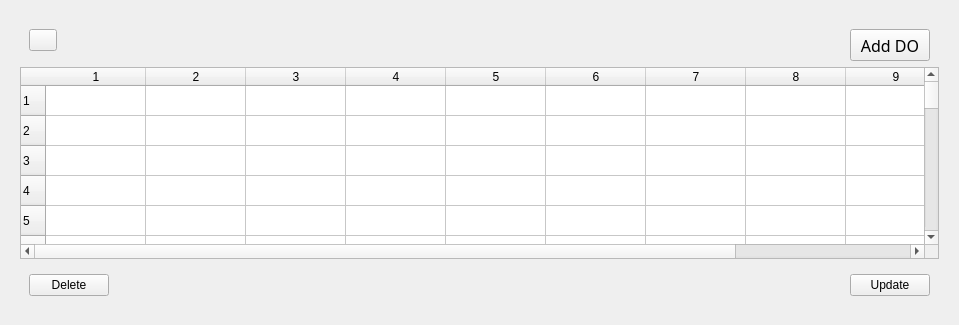
         <widget class="QWidget" name="make_do_menu">
          <layout class="QGridLayout" name="gridLayout_5">
           <item row="0" column="0">
            <widget class="QWidget" name="widget_11" native="true">
             <layout class="QVBoxLayout" name="verticalLayout_12">
              <item>
               <widget class="QWidget" name="header_2" native="true">
                <property name="sizePolicy">
                 <sizepolicy hsizetype="MinimumExpanding" vsizetype="Fixed">
                  <horstretch>0</horstretch>
                  <verstretch>0</verstretch>
                 </sizepolicy>
                </property>
                <property name="minimumSize">
                 <size>
                  <width>100</width>
                  <height>41</height>
                 </size>
                </property>
                <property name="maximumSize">
                 <size>
                  <width>16777215</width>
                  <height>41</height>
                 </size>
                </property>
                <layout class="QHBoxLayout" name="horizontalLayout_11">
                 <property name="spacing">
                  <number>10</number>
                 </property>
                 <item>
                  <widget class="QPushButton" name="refresh_btn_2">
                   <property name="sizePolicy">
                    <sizepolicy hsizetype="Fixed" vsizetype="Fixed">
                     <horstretch>0</horstretch>
                     <verstretch>0</verstretch>
                    </sizepolicy>
                   </property>
                   <property name="minimumSize">
                    <size>
                     <width>28</width>
                     <height>0</height>
                    </size>
                   </property>
                   <property name="maximumSize">
                    <size>
                     <width>28</width>
                     <height>16777215</height>
                    </size>
                   </property>
                   <property name="text">
                    <string/>
                   </property>
                   <property name="icon">
                    <iconset resource="resources.qrc">
                     <normaloff>:/Green/assets/icon/dark_green/refresh-ccw.svg</normaloff>:/Green/assets/icon/dark_green/refresh-ccw.svg</iconset>
                   </property>
                  </widget>
                 </item>
                 <item>
                  <spacer name="horizontalSpacer_13">
                   <property name="orientation">
                    <enum>Qt::Horizontal</enum>
                   </property>
                   <property name="sizeType">
                    <enum>QSizePolicy::Expanding</enum>
                   </property>
                   <property name="sizeHint" stdset="0">
                    <size>
                     <width>50</width>
                     <height>20</height>
                    </size>
                   </property>
                  </spacer>
                 </item>
                 <item>
                  <widget class="QPushButton" name="add_po_btn">
                   <property name="sizePolicy">
                    <sizepolicy hsizetype="Fixed" vsizetype="Fixed">
                     <horstretch>0</horstretch>
                     <verstretch>0</verstretch>
                    </sizepolicy>
                   </property>
                   <property name="minimumSize">
                    <size>
                     <width>32</width>
                     <height>32</height>
                    </size>
                   </property>
                   <property name="font">
                    <font>
                     <family>Montserrat</family>
                     <pointsize>12</pointsize>
                    </font>
                   </property>
                   <property name="text">
                    <string>Add DO</string>
                   </property>
                   <property name="icon">
                    <iconset resource="resources.qrc">
                     <normaloff>:/Green/assets/icon/dark_green/plus-square.svg</normaloff>:/Green/assets/icon/dark_green/plus-square.svg</iconset>
                   </property>
                   <property name="iconSize">
                    <size>
                     <width>24</width>
                     <height>24</height>
                    </size>
                   </property>
                   <property name="autoExclusive">
                    <bool>true</bool>
                   </property>
                  </widget>
                 </item>
                </layout>
               </widget>
              </item>
              <item>
               <widget class="QTableWidget" name="do_table">
                <property name="rowCount">
                 <number>500</number>
                </property>
                <property name="columnCount">
                 <number>10</number>
                </property>
                <row/>
                <row/>
                <row/>
                <row/>
                <row/>
                <row/>
                <row/>
                <row/>
                <row/>
                <row/>
                <row/>
                <row/>
                <row/>
                <row/>
                <row/>
                <row/>
                <row/>
                <row/>
                <row/>
                <row/>
                <row/>
                <row/>
                <row/>
                <row/>
                <row/>
                <row/>
                <row/>
                <row/>
                <row/>
                <row/>
                <row/>
                <row/>
                <row/>
                <row/>
                <row/>
                <row/>
                <row/>
                <row/>
                <row/>
                <row/>
                <row/>
                <row/>
                <row/>
                <row/>
                <row/>
                <row/>
                <row/>
                <row/>
                <row/>
                <row/>
                <row/>
                <row/>
                <row/>
                <row/>
                <row/>
                <row/>
                <row/>
                <row/>
                <row/>
                <row/>
                <row/>
                <row/>
                <row/>
                <row/>
                <row/>
                <row/>
                <row/>
                <row/>
                <row/>
                <row/>
                <row/>
                <row/>
                <row/>
                <row/>
                <row/>
                <row/>
                <row/>
                <row/>
                <row/>
                <row/>
                <row/>
                <row/>
                <row/>
                <row/>
                <row/>
                <row/>
                <row/>
                <row/>
                <row/>
                <row/>
                <row/>
                <row/>
                <row/>
                <row/>
                <row/>
                <row/>
                <row/>
                <row/>
                <row/>
                <row/>
                <row/>
                <row/>
                <row/>
                <row/>
                <row/>
                <row/>
                <row/>
                <row/>
                <row/>
                <row/>
                <row/>
                <row/>
                <row/>
                <row/>
                <row/>
                <row/>
                <row/>
                <row/>
                <row/>
                <row/>
                <row/>
                <row/>
                <row/>
                <row/>
                <row/>
                <row/>
                <row/>
                <row/>
                <row/>
                <row/>
                <row/>
                <row/>
                <row/>
                <row/>
                <row/>
                <row/>
                <row/>
                <row/>
                <row/>
                <row/>
                <row/>
                <row/>
                <row/>
                <row/>
                <row/>
                <row/>
                <row/>
                <row/>
                <row/>
                <row/>
                <row/>
                <row/>
                <row/>
                <row/>
                <row/>
                <row/>
                <row/>
                <row/>
                <row/>
                <row/>
                <row/>
                <row/>
                <row/>
                <row/>
                <row/>
                <row/>
                <row/>
                <row/>
                <row/>
                <row/>
                <row/>
                <row/>
                <row/>
                <row/>
                <row/>
                <row/>
                <row/>
                <row/>
                <row/>
                <row/>
                <row/>
                <row/>
                <row/>
                <row/>
                <row/>
                <row/>
                <row/>
                <row/>
                <row/>
                <row/>
                <row/>
                <row/>
                <row/>
                <row/>
                <row/>
                <row/>
                <row/>
                <row/>
                <row/>
                <row/>
                <row/>
                <row/>
                <row/>
                <row/>
                <row/>
                <row/>
                <row/>
                <row/>
                <row/>
                <row/>
                <row/>
                <row/>
                <row/>
                <row/>
                <row/>
                <row/>
                <row/>
                <row/>
                <row/>
                <row/>
                <row/>
                <row/>
                <row/>
                <row/>
                <row/>
                <row/>
                <row/>
                <row/>
                <row/>
                <row/>
                <row/>
                <row/>
                <row/>
                <row/>
                <row/>
                <row/>
                <row/>
                <row/>
                <row/>
                <row/>
                <row/>
                <row/>
                <row/>
                <row/>
                <row/>
                <row/>
                <row/>
                <row/>
                <row/>
                <row/>
                <row/>
                <row/>
                <row/>
                <row/>
                <row/>
                <row/>
                <row/>
                <row/>
                <row/>
                <row/>
                <row/>
                <row/>
                <row/>
                <row/>
                <row/>
                <row/>
                <row/>
                <row/>
                <row/>
                <row/>
                <row/>
                <row/>
                <row/>
                <row/>
                <row/>
                <row/>
                <row/>
                <row/>
                <row/>
                <row/>
                <row/>
                <row/>
                <row/>
                <row/>
                <row/>
                <row/>
                <row/>
                <row/>
                <row/>
                <row/>
                <row/>
                <row/>
                <row/>
                <row/>
                <row/>
                <row/>
                <row/>
                <row/>
                <row/>
                <row/>
                <row/>
                <row/>
                <row/>
                <row/>
                <row/>
                <row/>
                <row/>
                <row/>
                <row/>
                <row/>
                <row/>
                <row/>
                <row/>
                <row/>
                <row/>
                <row/>
                <row/>
                <row/>
                <row/>
                <row/>
                <row/>
                <row/>
                <row/>
                <row/>
                <row/>
                <row/>
                <row/>
                <row/>
                <row/>
                <row/>
                <row/>
                <row/>
                <row/>
                <row/>
                <row/>
                <row/>
                <row/>
                <row/>
                <row/>
                <row/>
                <row/>
                <row/>
                <row/>
                <row/>
                <row/>
                <row/>
                <row/>
                <row/>
                <row/>
                <row/>
                <row/>
                <row/>
                <row/>
                <row/>
                <row/>
                <row/>
                <row/>
                <row/>
                <row/>
                <row/>
                <row/>
                <row/>
                <row/>
                <row/>
                <row/>
                <row/>
                <row/>
                <row/>
                <row/>
                <row/>
                <row/>
                <row/>
                <row/>
                <row/>
                <row/>
                <row/>
                <row/>
                <row/>
                <row/>
                <row/>
                <row/>
                <row/>
                <row/>
                <row/>
                <row/>
                <row/>
                <row/>
                <row/>
                <row/>
                <row/>
                <row/>
                <row/>
                <row/>
                <row/>
                <row/>
                <row/>
                <row/>
                <row/>
                <row/>
                <row/>
                <row/>
                <row/>
                <row/>
                <row/>
                <row/>
                <row/>
                <row/>
                <row/>
                <row/>
                <row/>
                <row/>
                <row/>
                <row/>
                <row/>
                <row/>
                <row/>
                <row/>
                <row/>
                <row/>
                <row/>
                <row/>
                <row/>
                <row/>
                <row/>
                <row/>
                <row/>
                <row/>
                <row/>
                <row/>
                <row/>
                <row/>
                <row/>
                <row/>
                <row/>
                <row/>
                <row/>
                <row/>
                <row/>
                <row/>
                <row/>
                <row/>
                <row/>
                <row/>
                <row/>
                <row/>
                <row/>
                <row/>
                <row/>
                <row/>
                <row/>
                <row/>
                <row/>
                <row/>
                <row/>
                <row/>
                <row/>
                <row/>
                <row/>
                <row/>
                <row/>
                <row/>
                <row/>
                <row/>
                <row/>
                <row/>
                <row/>
                <row/>
                <row/>
                <row/>
                <row/>
                <row/>
                <row/>
                <row/>
                <row/>
                <row/>
                <row/>
                <row/>
                <row/>
                <row/>
                <row/>
                <row/>
                <row/>
                <row/>
                <row/>
                <row/>
                <row/>
                <row/>
                <row/>
                <row/>
                <row/>
                <row/>
                <row/>
                <row/>
                <row/>
                <row/>
                <row/>
                <row/>
                <row/>
                <row/>
                <row/>
                <column/>
                <column/>
                <column/>
                <column/>
                <column/>
                <column/>
                <column/>
                <column/>
                <column/>
                <column/>
               </widget>
              </item>
              <item>
               <widget class="QWidget" name="widget_12" native="true">
                <property name="sizePolicy">
                 <sizepolicy hsizetype="Preferred" vsizetype="Fixed">
                  <horstretch>0</horstretch>
                  <verstretch>0</verstretch>
                 </sizepolicy>
                </property>
                <property name="maximumSize">
                 <size>
                  <width>16777215</width>
                  <height>41</height>
                 </size>
                </property>
                <layout class="QHBoxLayout" name="horizontalLayout_14">
                 <item>
                  <widget class="QPushButton" name="delete_btn_do">
                   <property name="text">
                    <string>Delete</string>
                   </property>
                  </widget>
                 </item>
                 <item>
                  <spacer name="horizontalSpacer_14">
                   <property name="orientation">
                    <enum>Qt::Horizontal</enum>
                   </property>
                   <property name="sizeHint" stdset="0">
                    <size>
                     <width>735</width>
                     <height>20</height>
                    </size>
                   </property>
                  </spacer>
                 </item>
                 <item>
                  <widget class="QPushButton" name="update_do_page_btn">
                   <property name="text">
                    <string>Update</string>
                   </property>
                  </widget>
                 </item>
                </layout>
               </widget>
              </item>
             </layout>
            </widget>
           </item>
          </layout>
         </widget>
